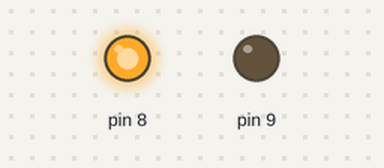
This sketch was run on a simulated Arduino Uno, built with avr-gcc and run on an emulated ATmega328P. Parts: output pins drawn as LEDs (lit = HIGH).

Above: at 1.0 s.
At 2.5 s:
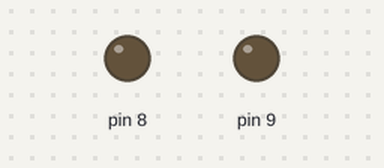
At 4.0 s:
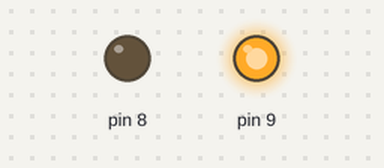
Timing chart, 0 to 7.8 s (numbered marks = the images above):
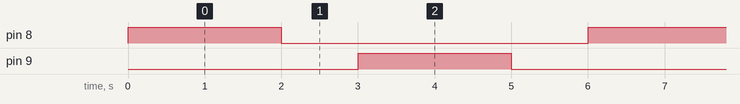

The sketch:

LCD.ino
```cpp
void setup() {
pinMode(8,OUTPUT);
pinMode(9,OUTPUT);

}

void loop() {

digitalWrite(8,HIGH);
delay(2000);
digitalWrite(8,LOW);
delay(1000);

digitalWrite(9,HIGH);
delay(2000);
digitalWrite(9,LOW);
delay(1000);
}
```

Measured:
- by itself, pin 8, pin 9: alternates HIGH for 2.0 s and LOW for 4.0 s
- by itself, everything shown: repeats every 6.0 s, in 4 steps
